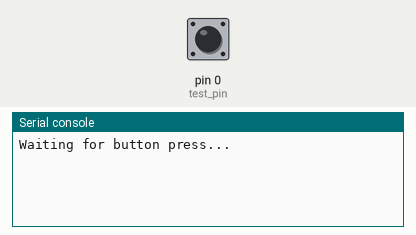
Recording of a program running on a simulated MicroPython board. Shown: the last lines printed to the serial console. The inputs (shaded band) are chosen by the test bench; at power-on: pin 0 (test_pin) HIGH.

Above: at 1.2 s.
1.3 s: pin 0 (test_pin) pulled LOW for 0.15 s
At 2.5 s:
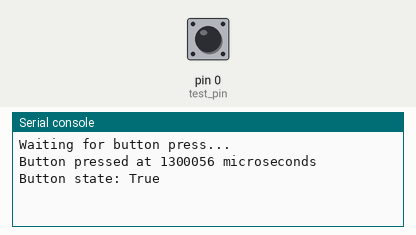
2.9 s: pin 0 (test_pin) pulled LOW for 1 s
At 4.0 s:
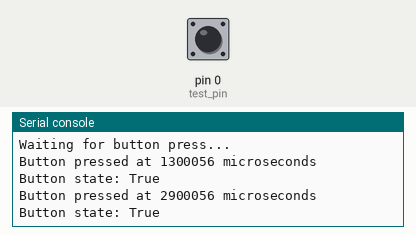
5.4 s: pin 0 (test_pin) pulled LOW for 0.15 s
At 5.9 s:
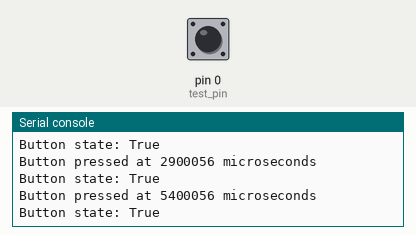

Measured:
- after the input at 1.3 s, the serial console: prints a new line at once (image 1)
- after the input at 2.9 s, the serial console: prints a new line at once (image 2)
- after the input at 5.4 s, the serial console: prints a new line at once (image 3)

The program:

edge_timed_irq.py
```python
from utime import ticks_us, ticks_diff
import asyncio

class EdgeTimedIRQ:
    def __init__(self, pin, debounce_ms=200,
                 active_low=True, trigger_edge=None):
        self._prior_interrupt_us = ticks_us()
        self._debounce_ms = debounce_ms
        self._active_low = active_low
        self._pin = pin
        self._debounced_state = False
        self._event_timestamp = 0
        self._state_flag = asyncio.ThreadSafeFlag()

        if trigger_edge is None:
            self._edge_type = self._pin.IRQ_FALLING if active_low else self._pin.IRQ_RISING
        else:
            self._edge_type = trigger_edge

    #-------------------------------------------------
    # Public methods

    def start(self):
        self._pin.irq(trigger=self._edge_type, handler=self._button_irq)

    def stop(self):
        self._pin.irq(trigger=0, handler=None)

    def get_state(self):
        return self._debounced_state

    async def wait_for_event(self):
        await self._state_flag.wait()
        return self._event_timestamp

    #-------------------------------------------------
    # Private methods

    def _button_irq(self, _):
        now = ticks_us()
        diff = ticks_diff(now, self._prior_interrupt_us) // 1000

        if diff > self._debounce_ms:
            if self._edge_type == self._pin.IRQ_FALLING:
                self._debounced_state = True if self._active_low else False
            else:
                self._debounced_state = True if not self._active_low else False

            self._event_timestamp = now
            self._state_flag.set()

        self._prior_interrupt_us = now


if __name__ == "__main__":
    import machine
    from time import sleep_ms

    test_pin = machine.Pin(0, machine.Pin.IN, machine.Pin.PULL_UP)
    button = EdgeTimedIRQ(test_pin)
    button.start()

    async def test_button():
        print("Waiting for button press...")
        while True:
            timestamp = await button.wait_for_event()
            print(f"Button pressed at {timestamp} microseconds")
            print(f"Button state: {button.get_state()}")
            await asyncio.sleep(0.1)

    asyncio.run(test_button())
```
